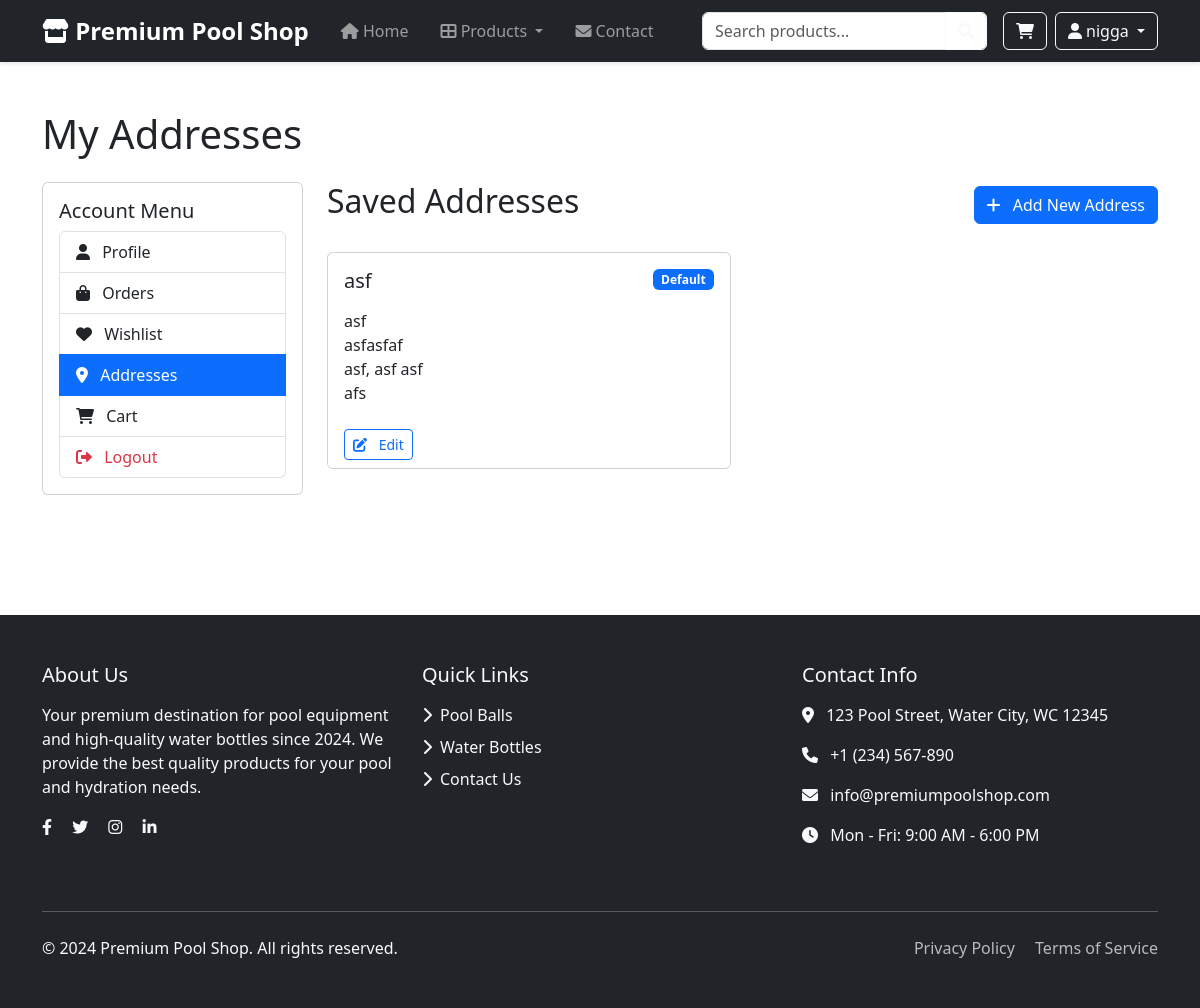
Page /addresses/addresses.php (signed in) on the committed database.
### tables this page shows
CREATE TABLE `addresses` (
  `id` int(11) NOT NULL,
  `user_id` int(11) NOT NULL,
  `address_name` varchar(100) NOT NULL,
  `address_line1` varchar(255) NOT NULL,
  `address_line2` varchar(255) DEFAULT NULL,
  `city` varchar(100) NOT NULL,
  `state` varchar(100) NOT NULL,
  `postal_code` varchar(20) NOT NULL,
  `country` varchar(100) NOT NULL,
  `is_default` tinyint(1) DEFAULT 0
);

### addresses/addresses.php (the view, shortened to what this page needs)
<?php
require_once __DIR__ . "/../includes/config/database.php";
$addresses_sql = "SELECT * FROM addresses WHERE user_id = ? ORDER BY is_default DESC";
$addresses_stmt = mysqli_prepare($conn, $addresses_sql);
mysqli_stmt_bind_param($addresses_stmt, "i", $_SESSION['user_id']);
mysqli_stmt_execute($addresses_stmt);
$addresses_result = mysqli_stmt_get_result($addresses_stmt);
include __DIR__ . '/../includes/components/header.php';
?>
<div class="container py-5">
    <h1 class="mb-4">My Addresses</h1>
    <div class="row">
        <?php include __DIR__ . '/../includes/components/account_menu.php'; ?>
        <div class="col-md-9">
            <div class="d-flex justify-content-between align-items-center mb-4">
                <h2>Saved Addresses</h2>
                <button type="button" class="btn btn-primary" data-bs-toggle="modal" data-bs-target="#addAddressModal">
                    <i class="fas fa-plus me-2"></i> Add New Address
                </button>
            </div>
            <?php if (mysqli_num_rows($addresses_result) > 0): ?>
                <div class="row">
                    <?php while ($address = mysqli_fetch_assoc($addresses_result)): ?>
                        <div class="col-md-6 mb-4">
                            <div class="card h-100">
                                <div class="card-body">
                                    <div class="d-flex justify-content-between align-items-start mb-3">
                                        <h5 class="card-title mb-0"><?php echo htmlspecialchars($address['address_name']); ?></h5>
                                        <?php if ($address['is_default']): ?>
                                            <span class="badge bg-primary">Default</span>
                                        <?php endif; ?>
                                    </div>
                                    <p class="card-text">
                                        <?php echo htmlspecialchars($address['address_line1']); ?><br>
                                        <?php if ($address['address_line2']): ?>
                                            <?php echo htmlspecialchars($address['address_line2']); ?><br>
                                        <?php endif; ?>
                                        <?php echo htmlspecialchars($address['city']); ?>, <?php echo htmlspecialchars($address['state']); ?> <?php echo htmlspecialchars($address['postal_code']); ?><br>
                                        <?php echo htmlspecialchars($address['country']); ?>
                                    </p>
                                </div>
                                <div class="card-footer bg-white border-top-0">
                                    <div class="d-flex justify-content-between">
                                        <button type="button" class="btn btn-outline-primary btn-sm edit-address"
                                                data-bs-toggle="modal"
                                                data-bs-target="#editAddressModal"
                                                data-address-id="<?php echo $address['id']; ?>"
                                                data-address-name="<?php echo htmlspecialchars($address['address_name']); ?>"
                                                data-address-line1="<?php echo htmlspecialchars($address['address_line1']); ?>"
                                                data-address-line2="<?php echo htmlspecialchars($address['address_line2']); ?>"
                                                data-city="<?php echo htmlspecialchars($address['city']); ?>"
                                                data-state="<?php echo htmlspecialchars($address['state']); ?>"
                                                data-postal-code="<?php echo htmlspecialchars($address['postal_code']); ?>"
                                                data-country="<?php echo htmlspecialchars($address['country']); ?>"
                                                data-is-default="<?php echo $address['is_default']; ?>">
                                            <i class="fas fa-edit me-2"></i> Edit
                                        </button>
                                    </div>
                                </div>
                            </div>
                        </div>
                    <?php endwhile; ?>
                </div>
            <?php else: ?>
                <div class="alert alert-info">
                    You haven't added any addresses yet. Click the "Add New Address" button to add your first address.
                </div>
            <?php endif; ?>
        </div>
    </div>
</div>
<?php include __DIR__ . '/../includes/components/footer.php'; ?>

### rows in the picture
addresses: address_name "asf", is_default "Default", address_line1 "asf", address_line2 "asfasfaf", city "asf", state "asf", postal_code "asf", country "afs"

### other values in the picture
getCurrentUsername() "nigga"
